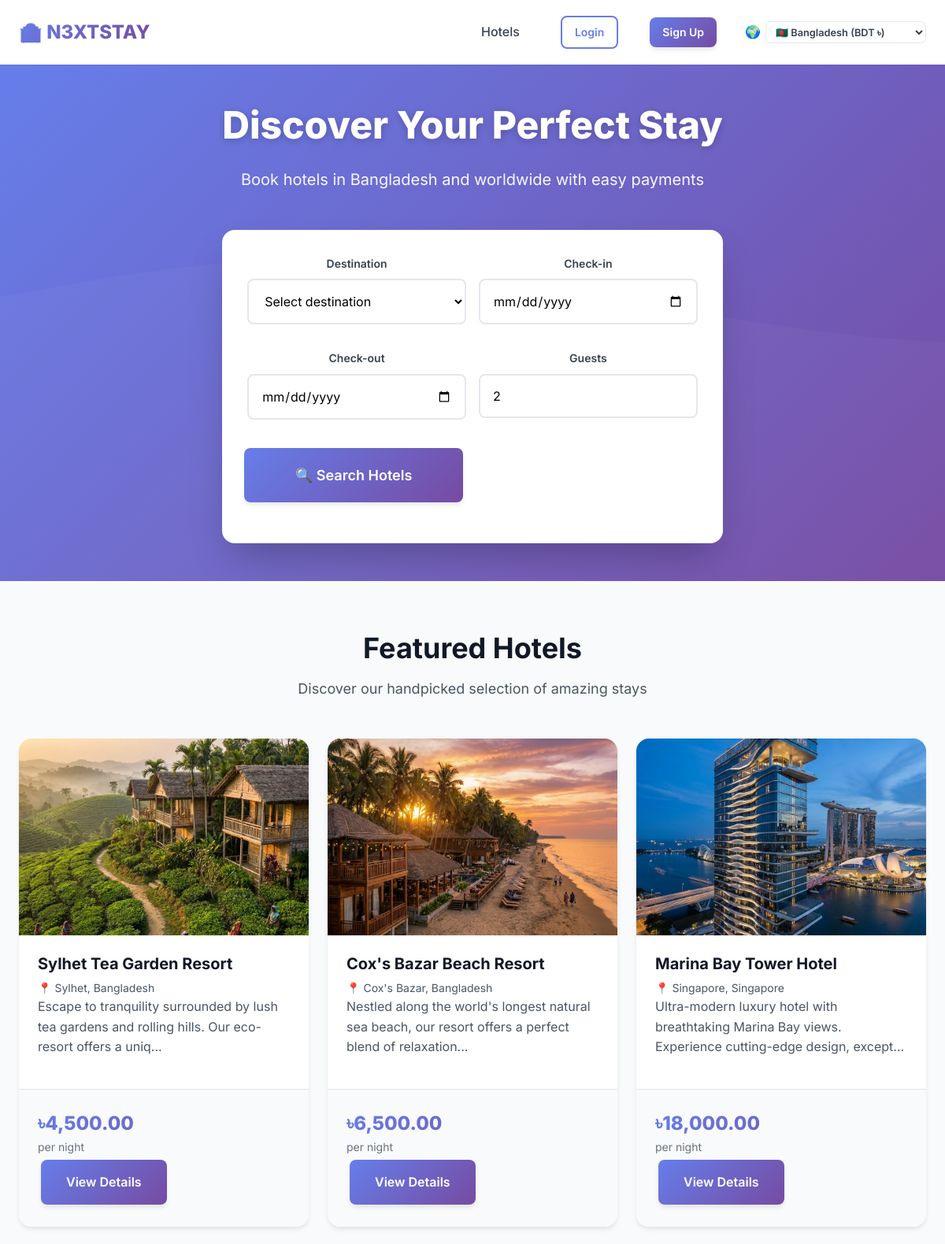
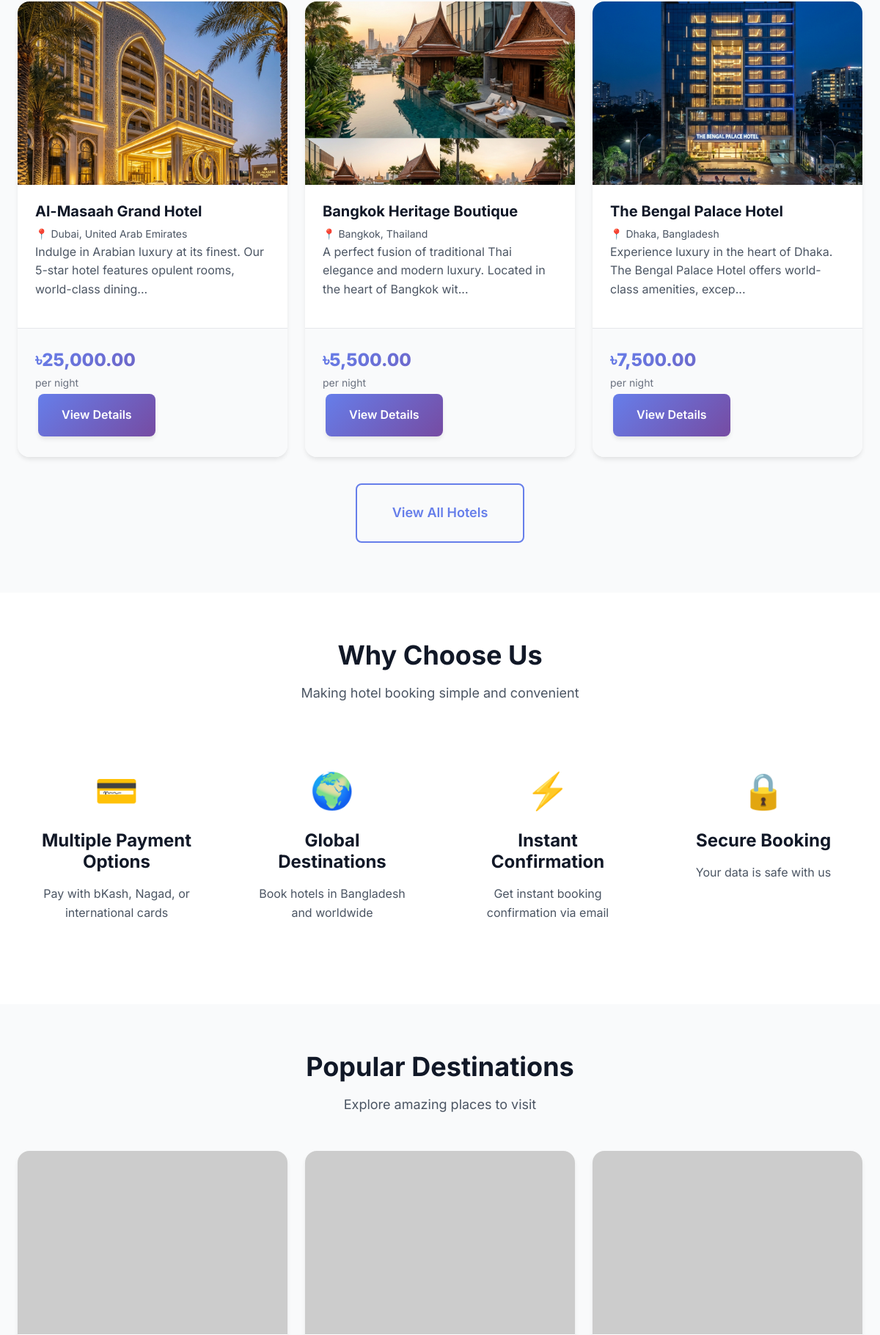
The page / (upper part) on the database its author committed (2 pictures, top to bottom).
### tables this page shows
CREATE TABLE IF NOT EXISTS hotels (
    id INT PRIMARY KEY AUTO_INCREMENT,
    destination_id INT NOT NULL,
    name VARCHAR(200) NOT NULL,
    address TEXT NOT NULL,
    city VARCHAR(100) NOT NULL,
    country VARCHAR(100) NOT NULL,
    description TEXT,
    amenities TEXT,
    star_rating DECIMAL(2,1) DEFAULT 0,
    image VARCHAR(255),
    gallery TEXT,
    latitude DECIMAL(10, 8),
    longitude DECIMAL(11, 8),
    is_active TINYINT(1) DEFAULT 1,
    created_at TIMESTAMP DEFAULT CURRENT_TIMESTAMP,
    updated_at TIMESTAMP DEFAULT CURRENT_TIMESTAMP ON UPDATE CURRENT_TIMESTAMP,
    FOREIGN KEY (destination_id) REFERENCES destinations(id) ON DELETE CASCADE,
    INDEX idx_destination (destination_id),
    INDEX idx_city (city),
    INDEX idx_active (is_active),
    INDEX idx_rating (star_rating)
);

CREATE TABLE IF NOT EXISTS destinations (
    id INT PRIMARY KEY AUTO_INCREMENT,
    name VARCHAR(100) NOT NULL,
    type ENUM('domestic', 'international') NOT NULL,
    country VARCHAR(100) NOT NULL,
    description TEXT,
    image VARCHAR(255),
    is_active TINYINT(1) DEFAULT 1,
    created_at TIMESTAMP DEFAULT CURRENT_TIMESTAMP,
    INDEX idx_type (type),
    INDEX idx_active (is_active)
);

### includes/Session.php (called while the page is built, shortened)
<?php
class Session
{
    public static function has($key)
    {
        return isset($_SESSION[$key]);
    }
    public static function isLoggedIn()
    {
        return self::has('user_id');
    }
}

### includes/functions.php (called while the page is built, shortened)
<?php
function formatCurrency($amount, $currency = 'BDT')
{
    if ($currency === 'BDT') {
        return '৳' . number_format($amount, 2);
    }
    return $currency . ' ' . number_format($amount, 2);
}
?>

### index.php (the view, shortened to what this page needs)
<?php
require_once __DIR__ . '/includes/header.php';
$db = Database::getInstance();
$conn = $db->getConnection();
$destinations = $conn->query("SELECT * FROM destinations WHERE is_active = 1 ORDER BY name");
$featuredHotels = $conn->query("
    SELECT h.*, d.name as destination_name, d.country,
           (SELECT MIN(price_per_night) FROM rooms WHERE hotel_id = h.id AND is_active = 1) as min_price,
           (SELECT AVG(rating) FROM reviews WHERE hotel_id = h.id) as avg_rating
    FROM hotels h
    LEFT JOIN destinations d ON h.destination_id = d.id
    WHERE h.is_active = 1
    ORDER BY RAND()
    LIMIT 6
");
?>
<section class="hero">
    <div class="hero-content">
        <h1 class="hero-title">Discover Your Perfect Stay</h1>
        <p class="hero-subtitle">Book hotels in Bangladesh and worldwide with easy payments</p>
        <form class="search-form" onsubmit="searchHotels(event)">
            <div class="form-group">
                <label class="form-label">Destination</label>
                <select name="destination" class="form-select" required>
                    <option value="">Select destination</option>
                </select>
            </div>
            <div class="form-group">
                <label class="form-label">Check-in</label>
                <input type="date" name="check_in" class="form-input" required>
            </div>
            <div class="form-group">
                <label class="form-label">Check-out</label>
                <input type="date" name="check_out" class="form-input" required>
            </div>
            <div class="form-group">
                <label class="form-label">Guests</label>
                <input type="number" name="guests" class="form-input" min="1" max="10" value="2" required>
            </div>
            <div class="form-group" style="display: flex; align-items: flex-end;">
                <button type="submit" class="btn btn-primary btn-lg" style="width: 100%;">
                    🔍 Search Hotels
                </button>
            </div>
        </form>
    </div>
</section>
<section class="section">
    <div class="container">
        <div style="text-align: center; margin-bottom: 3rem;">
            <h2>Featured Hotels</h2>
            <p style="color: var(--gray-600); font-size: 1.125rem;">Discover our handpicked selection of amazing stays
            </p>
        </div>
        <div class="grid grid-3">
            <?php if ($featuredHotels->num_rows > 0): ?>
                <?php while ($hotel = $featuredHotels->fetch_assoc()): ?>
                    <div class="card">
                        <img src="<?php echo $hotel['image'] ?: 'https://via.placeholder.com/400x250?text=Hotel+Image'; ?>"
                            alt="<?php echo htmlspecialchars($hotel['name']); ?>" class="card-image">
                        <div class="card-body">
                            <h3 class="card-title">
                                <?php echo htmlspecialchars($hotel['name']); ?>
                            </h3>
                            <div class="hotel-location">
                                📍
                                <?php echo htmlspecialchars($hotel['city'] . ', ' . $hotel['country']); ?>
                            </div>
                            <p class="card-text">
                                <?php echo htmlspecialchars(substr($hotel['description'], 0, 100)) . '...'; ?>
                            </p>
                        </div>
                        <div class="card-footer">
                            <div>
                                <div class="hotel-price">
                                    <?php echo formatCurrency($hotel['min_price'] ?? 0); ?>
                                </div>
                                <div class="hotel-price-label">per night</div>
                            </div>
                            <a href="<?php echo SITE_URL; ?>/hotel-details.php?id=<?php echo $hotel['id']; ?>"
                                class="btn btn-primary">
                                View Details
                            </a>
                        </div>
                    </div>
                <?php endwhile; ?>
            <?php else: ?>
                <div style="grid-column: 1 / -1; text-align: center; padding: 3rem;">
                    <p style="color: var(--gray-500); font-size: 1.125rem;">No hotels available at the moment.</p>
                </div>
            <?php endif; ?>
        </div>
        <div style="text-align: center; margin-top: 2rem;">
            <a href="<?php echo SITE_URL; ?>/hotels.php" class="btn btn-outline btn-lg">
                View All Hotels
            </a>
        </div>
    </div>
</section>
<section class="section" style="background: var(--white);">
    <div class="container">
        <div style="text-align: center; margin-bottom: 3rem;">
            <h2>Why Choose Us</h2>
            <p style="color: var(--gray-600); font-size: 1.125rem;">Making hotel booking simple and convenient</p>
        </div>
        <div class="grid grid-4">
            <div style="text-align: center; padding: 2rem;">
                <div style="font-size: 3rem; margin-bottom: 1rem;">💳</div>
                <h4>Multiple Payment Options</h4>
                <p style="color: var(--gray-600);">Pay with bKash, Nagad, or international cards</p>
            </div>
            <div style="text-align: center; padding: 2rem;">
                <div style="font-size: 3rem; margin-bottom: 1rem;">🌍</div>
                <h4>Global Destinations</h4>
                <p style="color: var(--gray-600);">Book hotels in Bangladesh and worldwide</p>
            </div>
            <div style="text-align: center; padding: 2rem;">
                <div style="font-size: 3rem; margin-bottom: 1rem;">⚡</div>
                <h4>Instant Confirmation</h4>
                <p style="color: var(--gray-600);">Get instant booking confirmation via email</p>
            </div>
            <div style="text-align: center; padding: 2rem;">
                <div style="font-size: 3rem; margin-bottom: 1rem;">🔒</div>
                <h4>Secure Booking</h4>
                <p style="color: var(--gray-600);">Your data is safe with us</p>
            </div>
        </div>
    </div>
</section>
<?php
$destinations->data_seek(0);
?>
<section class="section">
    <div class="container">
        <div style="text-align: center; margin-bottom: 3rem;">
            <h2>Popular Destinations</h2>
            <p style="color: var(--gray-600); font-size: 1.125rem;">Explore amazing places to visit</p>
        </div>
        <div class="grid grid-3">
            <?php
            while ($dest = $destinations->fetch_assoc()):
                ?>
                <a href="<?php echo SITE_URL; ?>/hotels.php?destination=<?php echo $dest['id']; ?>" class="card"
                    style="cursor: pointer;">
                    <img src="<?php echo $dest['image'] ?: 'https://via.placeholder.com/400x250?text=' . urlencode($dest['name']); ?>"
                        alt="<?php echo htmlspecialchars($dest['name']); ?>" class="card-image">
                </a>
            <?php endwhile; ?>
        </div>
    </div>
</section>
<?php require_once __DIR__ . '/includes/footer.php'; ?>

### includes/header.php (shortened to what this page needs)
<?php
require_once __DIR__ . '/Session.php';
require_once __DIR__ . '/functions.php';
?>
<!DOCTYPE html>
<html lang="en">
<head>
    <link rel="stylesheet" href="<?php echo SITE_URL; ?>/assets/css/style.css">
</head>
<body>
    <header class="header">
        <div class="container">
            <nav class="navbar">
                <a href="<?php echo SITE_URL; ?>/index.php" class="logo">
                    🏨
                    <?php echo SITE_NAME; ?>
                </a>
                <ul class="nav-menu" id="navMenu">
                    <?php
                    $currentPage = basename($_SERVER['PHP_SELF']);
                        ?>
                    <?php if ($currentPage !== 'hotels.php'): ?>
                        <li><a href="<?php echo SITE_URL; ?>/hotels.php" class="nav-link">Hotels</a></li>
                    <?php endif; ?>
                    <?php if (Session::isLoggedIn()): ?>
                        <li><a href="<?php echo SITE_URL; ?>/profile.php" class="nav-link">My Profile</a></li>
                        <?php if (Session::isAdmin()): ?>
                            <li><a href="<?php echo SITE_URL; ?>/admin/dashboard.php" class="nav-link">Admin</a></li>
                        <?php endif; ?>
                        <li>
                            <div style="display: flex; align-items: center; gap: 10px;">
                                <span style="color: var(--gray-600); font-size: 14px;">
                                    👤
                                    <?php echo Session::getUserName(); ?>
                                </span>
                                <a href="<?php echo SITE_URL; ?>/auth/logout.php" class="btn btn-outline btn-sm">Logout</a>
                            </div>
                        </li>
                    <?php else: ?>
                        <li><a href="#" onclick="showAuthModal('login'); return false;"
                                class="btn btn-outline btn-sm">Login</a></li>
                        <li><a href="#" onclick="showAuthModal('register'); return false;"
                                class="btn btn-primary btn-sm">Sign Up</a></li>
                    <?php endif; ?>
                    <li>
                        <div style="position: relative; display: flex; align-items: center; gap: 6px;">
                            <span style="font-size: 1rem;">🌍</span>
                            <select id="countryCurrencySelect" onchange="handleCurrencyChange(this.value)"
                                style="border: 1.5px solid var(--gray-200); border-radius: 0.4rem; padding: 0.3rem 0.5rem; font-size: 0.8rem; font-weight: 600; color: var(--gray-700); background: white; cursor: pointer;">
                                <option value="BD|BDT|৳|1">🇧🇩 Bangladesh (BDT ৳)</option>
                            </select>
                        </div>
                    </li>
                </ul>
            </nav>
        </div>
    </header>

### includes/footer.php (shortened to what this page needs)
</body>
</html>

### rows shown on the page
hotels: image (picture), name "Sylhet Tea Garden Resort", city.country "Sylhet, Bangladesh", description "Escape to tranquility surrounded by lush tea gardens and rolling hills. Our eco-resort offers a uniq", min_price "৳4,500.00"
hotels: image (picture), name "Cox's Bazar Beach Resort", city.country "Cox's Bazar, Bangladesh", description "Nestled along the world's longest natural sea beach, our resort offers a perfect blend of relaxation", min_price "৳6,500.00"
hotels: image (picture), name "Marina Bay Tower Hotel", city.country "Singapore, Singapore", description "Ultra-modern luxury hotel with breathtaking Marina Bay views. Experience cutting-edge design, except", min_price "৳18,000.00"
hotels: image (picture), name "Al-Masaah Grand Hotel", city.country "Dubai, United Arab Emirates", description "Indulge in Arabian luxury at its finest. Our 5-star hotel features opulent rooms, world-class dining", min_price "৳25,000.00"
hotels: image (picture), name "Bangkok Heritage Boutique", city.country "Bangkok, Thailand", description "A perfect fusion of traditional Thai elegance and modern luxury. Located in the heart of Bangkok wit", min_price "৳5,500.00"
hotels: image (picture), name "The Bengal Palace Hotel", city.country "Dhaka, Bangladesh", description "Experience luxury in the heart of Dhaka. The Bengal Palace Hotel offers world-class amenities, excep", min_price "৳7,500.00"

### other values the page prints
SITE_NAME "N3XTSTAY"
